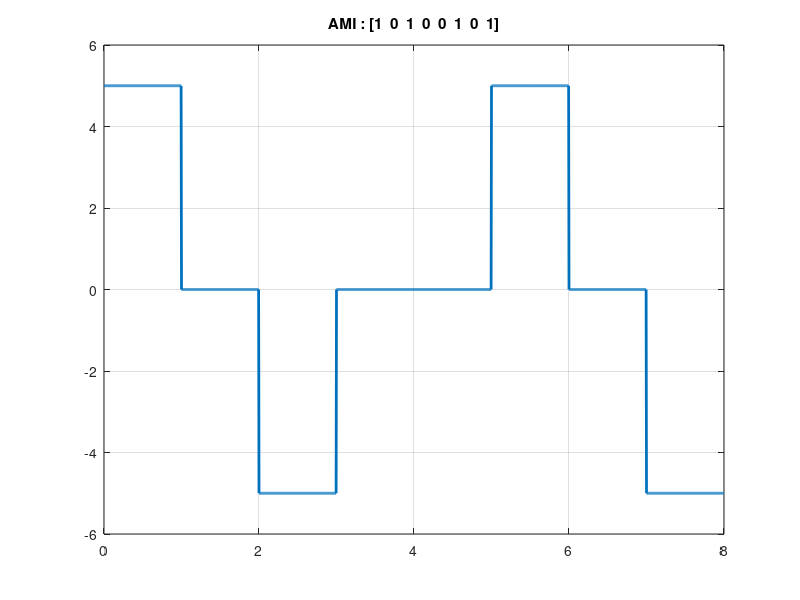

This chart was generated by the following MATLAB code:
clc;
close all;
clear all;

bits = [1,0,1,0,0,1,0,1]; %8

bitrate = 1;
voltage = 5;
temp = voltage;

T = length(bits)/bitrate; %total time for bit sequence
n = 200; %sample per bit
N = n * T; %total sample
dt = T / N; %sampling time
t = 0:dt:T-dt; %every time instance
y = zeros(1,length(t)); %output signal

%modulation
for i = 0 : length(bits) - 1
  if(bits(i+1) == 0)
    y(i * n + 1 : (i + 1) * n) = 0;
  else
    y(i * n + 1 : (i + 1) * n) = voltage;
    voltage = -voltage;
  endif
end

plot(t,y,'LineWidth',2);
axis([0 T -temp-1 temp+1]);
grid on;
title(['AMI : [' num2str(bits) ']']);

%demodulation
for i = 1 : length(t)
  if(rem(i,n) == 0 && y(i) == 0)
      receiving_bits(i / n) = 0;
    elseif(rem(i,n) == 0)
      receiving_bits(i / n) = 1;
  endif
end
%disp("OK DUCK");
disp(receiving_bits);
